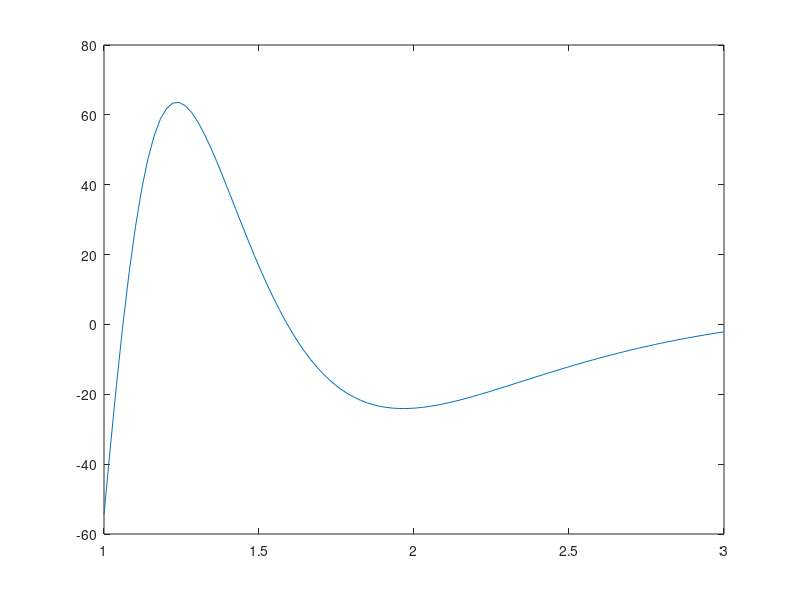

This figure's MATLAB source:
clear;
clc;

f = @(x) 100 ./ (x.^2) .* sin(10 ./ x);

x = linspace(1,3,100);
y = f(x);

eps = 10^(-4);
a = 1;
b = 3;

% plot
plot(x, y);